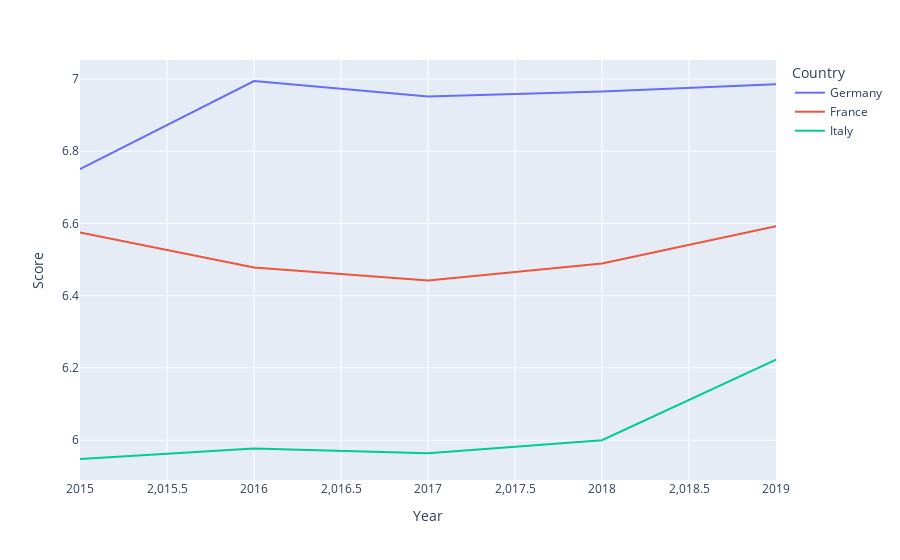

Here is the notebook cell this chart was saved with:
### Code cell
df2 = df.loc[df['Country'].isin(['Italy', 'France', 'Germany']), ['Country','Score', 'Year']]

fig = px.line(df2, x='Year', y='Score', color='Country')
fig.show()

### Figure 1 — Plotly figure (JSON) as saved in the notebook; plotly's stock layout.template omitted (floating-point values rounded to 4 significant figures)
{"data": [{"hovertemplate": "Country=Germany<br>Year=%{x}<br>Score=%{y}<extra></extra>", "legendgroup": "Germany", "line": {"color": "#636efa", "dash": "solid"}, "marker": {"symbol": "circle"}, "mode": "lines", "name": "Germany", "orientation": "v", "showlegend": true, "type": "scatter", "x": [2015, 2016, 2017, 2018, 2019], "xaxis": "x", "y": [6.75, 6.994, 6.951, 6.965, 6.985], "yaxis": "y"}, {"hovertemplate": "Country=France<br>Year=%{x}<br>Score=%{y}<extra></extra>", "legendgroup": "France", "line": {"color": "#EF553B", "dash": "solid"}, "marker": {"symbol": "circle"}, "mode": "lines", "name": "France", "orientation": "v", "showlegend": true, "type": "scatter", "x": [2015, 2016, 2017, 2018, 2019], "xaxis": "x", "y": [6.575, 6.478, 6.442, 6.489, 6.592], "yaxis": "y"}, {"hovertemplate": "Country=Italy<br>Year=%{x}<br>Score=%{y}<extra></extra>", "legendgroup": "Italy", "line": {"color": "#00cc96", "dash": "solid"}, "marker": {"symbol": "circle"}, "mode": "lines", "name": "Italy", "orientation": "v", "showlegend": true, "type": "scatter", "x": [2015, 2016, 2017, 2018, 2019], "xaxis": "x", "y": [5.948, 5.977, 5.964, 6, 6.223], "yaxis": "y"}], "layout": {"legend": {"title": {"text": "Country"}, "tracegroupgap": 0}, "margin": {"t": 60}, "xaxis": {"anchor": "y", "domain": [0, 1], "title": {"text": "Year"}}, "yaxis": {"anchor": "x", "domain": [0, 1], "title": {"text": "Score"}}}}
